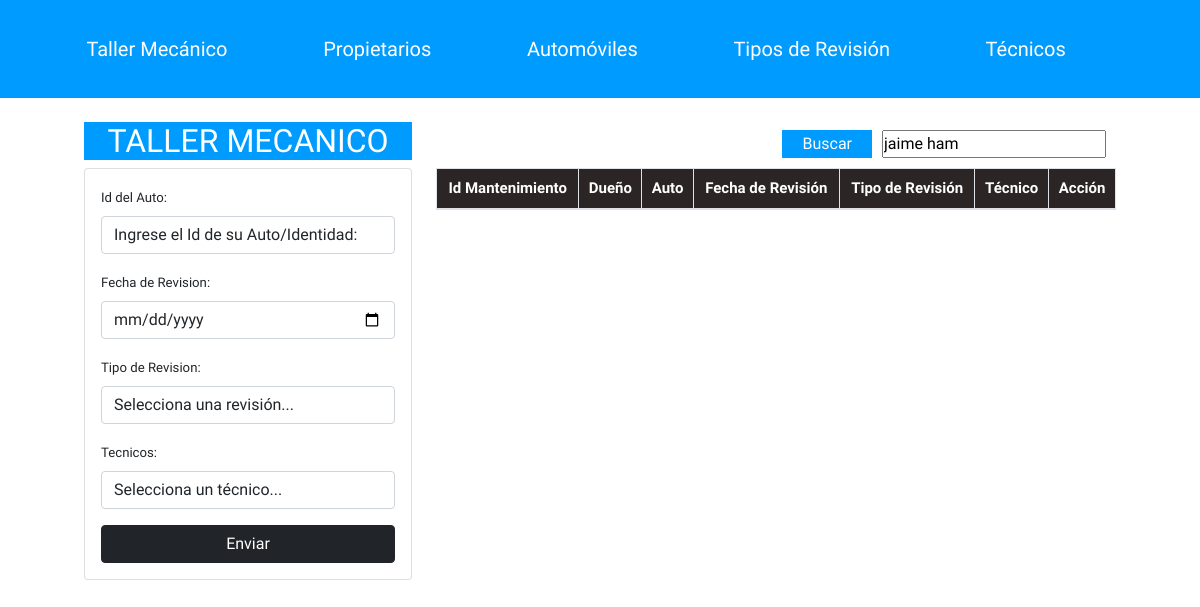
The page /prueba/buscar_index.php?busqueda=Jaime Ham on the database as committed earlier.
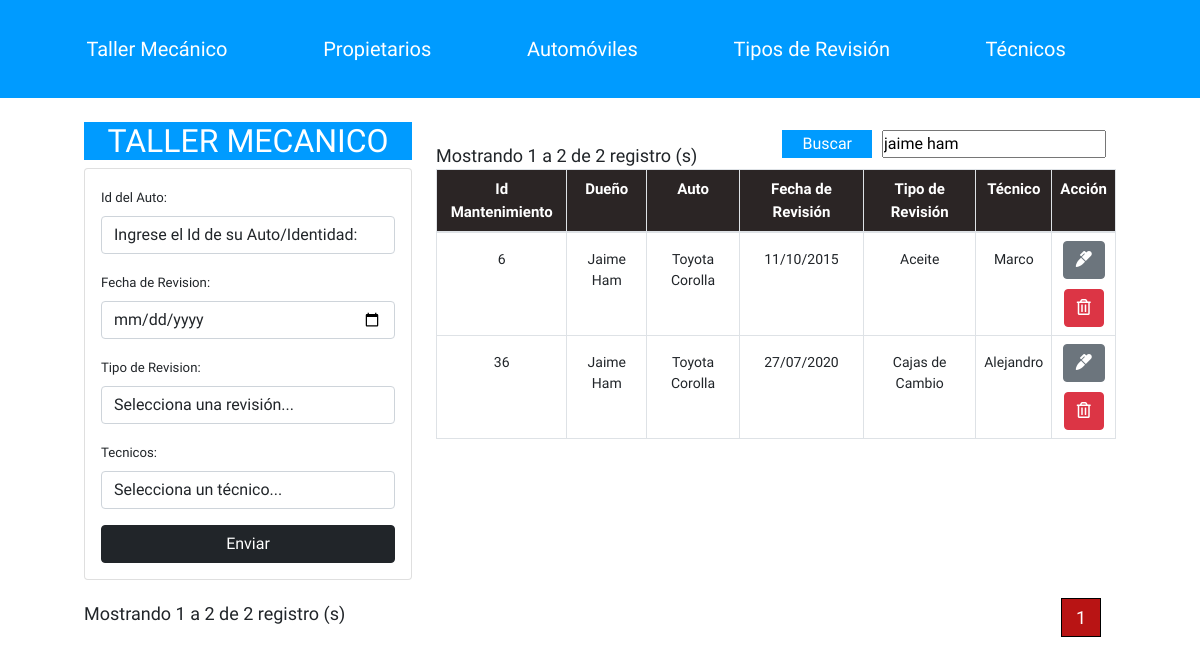
The same page on the database as committed later.
### tables this page shows
CREATE TABLE IF NOT EXISTS `mantenimiento` (
  `IdMantenimiento` int(11) NOT NULL AUTO_INCREMENT,
  `IdAuto` int(11) NOT NULL,
  `Fecha_Revision` date NOT NULL,
  `IdTipo_Revision` int(11) NOT NULL,
  `IdTecnico` int(11) NOT NULL,
  PRIMARY KEY (`IdMantenimiento`),
  KEY `FK_mantenimiento_auto_ID_idx` (`IdAuto`),
  KEY `FK_mantenimiento_tipoRevision_ID_idx` (`IdTipo_Revision`),
  KEY `FK_mantenimiento_tecnico_ID_idx` (`IdTecnico`)
);

CREATE TABLE IF NOT EXISTS `propietarios` (
  `Identidad` int(11) NOT NULL,
  `Nombre_Propietario` varchar(255) NOT NULL,
  PRIMARY KEY (`Identidad`)
);

CREATE TABLE IF NOT EXISTS `automoviles` (
  `IdAuto` int(11) NOT NULL AUTO_INCREMENT,
  `Identidad` int(20) NOT NULL,
  `Marca` varchar(100) NOT NULL,
  `Modelo` varchar(100) NOT NULL,
  `Anio` int(4) NOT NULL,
  PRIMARY KEY (`IdAuto`),
  KEY `FK_auto_propietario_ID_idx` (`Identidad`)
);

CREATE TABLE IF NOT EXISTS `tipo_revision` (
  `IdTipo_Revision` int(11) NOT NULL AUTO_INCREMENT,
  `Tipo_Revision` varchar(100) NOT NULL,
  PRIMARY KEY (`IdTipo_Revision`)
);

CREATE TABLE IF NOT EXISTS `tecnicos` (
  `IdTecnico` int(11) NOT NULL AUTO_INCREMENT,
  `Nombre_Tecnico` varchar(100) NOT NULL,
  PRIMARY KEY (`IdTecnico`)
);

### prueba/buscar_index.php (the view, shortened to what this page needs)
<?php include("db.php")?>
<?php include("Includes/header.php")?>
<div class="container p-4">
<div class="row">
        <div class="col-md-4"><div class="titulo">
        <CENTER><H2 class = "letras">TALLER MECANICO</H2></CENTER></div>
            <div class="card card-body">
                <form action="save_register.php" method = "POST">
                    <div class="form-group">
                        <label>Id del Auto:</label>
                        <select name = 'IdAuto_Index' class = "form-control">
                        <option value="0">Ingrese el Id de su Auto/Identidad:</option>
                         </select>
                    </div>
                    <div class="form-group">
                        <label>Fecha de Revision:</label>
                        <input type = "date" name="Fecha_Revision" class = "form-control"
                        placeholder = "Ingrese una fecha">
                    </div>
                    <div class="form-group">
                        <label>Tipo de Revision:</label><br>
                        <select name="Lista_Revision" class = "form-control">
                            <option value="0" Selected>Selecciona una revisi&oacute;n...</option>
                        </select>
                    </div>
                    <div class="form-group">
                        <label>Tecnicos:</label><br>
                        <select name="Lista_Tecnicos" required class = "form-control">
                            <option value="0" Selected>Selecciona un t&eacute;cnico...</option>
                        </select>
                    </div>
                    <div class="d-grid">
                    <input type="submit" class = "btn btn-dark btn-block"
                    name = "save_register" value = "Enviar">
                    </div>
                </form>
            </div>
        </div>
        <div class="col-md-8">
        <?php $busqueda = strtolower($_REQUEST['busqueda']);
        ?>
            <form action="buscar_index.php" method = "get" class= "form_search">
        <input type="submit" value= "Buscar" class="btn_search">
        <input type="text" name = "busqueda" id= "busqueda" pattern = "[a-z A-Z Á-Ú 0-9 á-ú Ñ-ñ]+" placeholder = "Buscar" value="<?php echo $busqueda;?>">
            </form>
<?php
                $sql_registe = mysqli_query($conn,"SELECT COUNT( * ) AS total_registro
                FROM mantenimiento
                INNER JOIN automoviles ON mantenimiento.IdAuto = automoviles.IdAuto
                INNER JOIN tecnicos ON mantenimiento.IdTecnico = tecnicos.IdTecnico
                INNER JOIN tipo_revision ON mantenimiento.IdTipo_Revision = tipo_revision.IdTipo_Revision
                INNER JOIN propietarios ON automoviles.Identidad = propietarios.Identidad
                    Where(
                        Nombre_Propietario Like '%$busqueda%' OR
                        Marca Like '%$busqueda%' OR
                        Tipo_Revision Like '%$busqueda%' OR
                        Nombre_Tecnico Like '%$busqueda%' OR
                        Fecha_Revision Like '%$busqueda%' Or
                        automoviles.Identidad Like '%$busqueda%'
                    )");
                $result_register = mysqli_fetch_array($sql_registe);
                $total_registro = $result_register['total_registro'];
                $por_Pagina = 10;
                if(empty($_GET['pagina'])){
                    $pagina = 1;
                }else{
                    $pagina = $_GET['pagina'];
                }
                $desde = ($pagina-1) * $por_Pagina;
                $total_paginas = ceil($total_registro / $por_Pagina);
                ?>
            <table class = "table table-bordered">
                <?php if($total_registro !=0){?>
            <div class="TotalRegistro">
        Mostrando <?php echo $desde+1;?> a <?php if($desde+$por_Pagina <= $total_registro){
    echo $desde + $por_Pagina;}else{ echo $total_registro;}?> de <?php echo $total_registro;?> registro (s)</div><?php }?>
                <thead>
                    <tr>
                        <th>Id Mantenimiento</th>
                        <th>Dueño</th>
                        <th>Auto</th>
                        <th>Fecha de Revisi&oacute;n</th>
                        <th>Tipo de Revisi&oacute;n</th>
                        <th>T&eacute;cnico</th>
                        <th>Acci&oacute;n</th>
                    </tr>
                </thead>
                <tbody>
                    <?php
                    $query = "SELECT *
                    FROM mantenimiento
                    INNER JOIN automoviles ON mantenimiento.IdAuto = automoviles.IdAuto
                    INNER JOIN tecnicos ON mantenimiento.IdTecnico = tecnicos.IdTecnico
                    INNER JOIN tipo_revision ON mantenimiento.IdTipo_Revision = tipo_revision.IdTipo_Revision
                    INNER JOIN propietarios ON automoviles.Identidad = propietarios.Identidad
                    Where(
                        Nombre_Propietario Like '%$busqueda%' OR
                        Marca Like '%$busqueda%' OR
                        Tipo_Revision Like '%$busqueda%' OR
                        Nombre_Tecnico Like '%$busqueda%' OR
                        Fecha_Revision Like '%$busqueda%'Or
                        automoviles.Identidad Like '%$busqueda%'
                    )ORDER BY IdMantenimiento ASC
                    LIMIT $desde,$por_Pagina";
                    $result_taller = mysqli_query($conn,$query);
                    while($row = mysqli_fetch_array($result_taller)){
                        $idMante = $row['IdTecnico'];
                        $conTec = "SELECT * FROM tecnicos where IdTecnico = $idMante";
                        $EnvConTec = mysqli_query($conn,$conTec);
                        $Tec = mysqli_fetch_array($EnvConTec);
                        $idTipRev = $row['IdTipo_Revision'];
                        $conTipRev = "SELECT * FROM tipo_revision where IdTipo_Revision = $idTipRev";
                        $EnvConTipRev = mysqli_query($conn,$conTipRev);
                        $Nom = mysqli_fetch_array($EnvConTipRev);
                        $idTipAuto = $row['IdAuto'];
                        $conIdAuto = "SELECT * from automoviles where IdAuto = $idTipAuto";
                        $EnvConIdAuto = mysqli_query($conn,$conIdAuto);
                        $IdProp = mysqli_fetch_array($EnvConIdAuto);
                        $identidad = $IdProp['Identidad'];
                        $conProp = "SELECT * FROM propietarios where Identidad = $identidad";
                        $EnvConProp = mysqli_query($conn,$conProp);
                        $NomProp = mysqli_fetch_array($EnvConProp);
                        $conAuto = "SELECT * from automoviles where IdAuto = $idTipAuto";
                        $EnvConAuto = mysqli_query($conn,$conAuto);
                        $conMarcaModelo = mysqli_fetch_array($EnvConAuto);
                        $Mante = $row['IdMantenimiento'];
                        $ConsulFecha = "SELECT DATE_FORMAT(Fecha_Revision,'%d/%m/%Y') as Fecha from mantenimiento where IdMantenimiento = $Mante";
                        $EnvConFecha = mysqli_query($conn,$ConsulFecha);
                        $convertida = mysqli_fetch_array($EnvConFecha);
                        ?>
                        <div class="alinear">
                        <tr>
                            <td><?php echo $row['IdMantenimiento'] ?></td>
                            <td><?php echo $NomProp['Nombre_Propietario']?></td>
                            <td><?php echo $conMarcaModelo['Marca'], " ",$conMarcaModelo['Modelo']?></td>
                            <td><?php echo $convertida['Fecha'] ?></td>
                            <td><?php echo $Nom['Tipo_Revision'] ?></td>
                            <td><?php echo $Tec['Nombre_Tecnico'] ?></td>
                            <td><div class="enlace">
                                <a href="edit.php?id_Edit_Index=<?php echo $row['IdMantenimiento']?>" class = "btn btn-secondary">
                                    <i class = "fas fa-marker"></i>
                                </a></div>
                                <a href="delete_register.php?id_Del_Index=<?php echo $row['IdMantenimiento']?>" class = "btn btn-danger">
                                    <i class = "far fa-trash-alt"></i>
                                </a>
                            </td>
                        </tr>
                        </div>
                   <?php }?>
                </tbody>
            </table>
        </div>
    </div>
    <?php
$primera = $pagina -($pagina % 5) +1;
$ultima = $primera +4 > $total_paginas ? $total_paginas : $primera + 4;
?>
<?php if($total_registro != 0){?>
    <div class="TotalRegistro">
        Mostrando <?php echo $desde+1;?> a <?php if($desde+$por_Pagina <= $total_registro){
    echo $desde + $por_Pagina;}else{ echo $total_registro;}?> de <?php echo $total_registro;?> registro (s)</div>
<div class="paginador">
            <ul>
                <?php
                for($i = $primera; $i <= $ultima; $i++){
                    if($i == $pagina){
                        echo '<li class= "PageSelected">'.$i.'</li>';
                    }else{
                        echo '<li> <a href = "?pagina='.$i.'&busqueda='.$busqueda.'">'.$i.'</a></li>';
                    }
                }
                ?>
            </ul>
        </div>
        <?php }?>
</div>
<?php include("Includes/footer.php");?>

### prueba/Includes/header.php (shortened to what this page needs)
<!DOCTYPE html>
<html lang="en">
<head>
        <link rel="stylesheet" href="https://bootswatch.com/4/yeti/bootstrap.min.css">
        <link href="https://cdn.jsdelivr.net/npm/bootstrap@5.1.3/dist/css/bootstrap.min.css" rel="stylesheet">
        <link rel="stylesheet" href="https://use.fontawesome.com/releases/v5.6.3/css/all.css">
        <link rel="stylesheet" href="estilos.css">
    </head>
<body>
<nav class = "navbar navbar-dark" style="background-color: #009BFF;">
<div class="container">
<a href="index.php" class = "navbar-brand">Taller Mec&aacute;nico</a>
    <ul class = "nav-menu">
        <li>
            <a href="propietarios.php">Propietarios</a>
        </li>
        <li>
            <a href="autos.php">Autom&oacute;viles</a>
        </li>
        <li>
            <a href="tipoRevision.php">Tipos de Revisi&oacute;n</a>
        </li>
        <li>
            <a href="tecnico.php">T&eacute;cnicos</a>
        </li>
    </ul>
</div>
</nav>

### prueba/Includes/footer.php (shortened to what this page needs)
</body>
</html>

### prueba/estilos.css (style rules this page uses)
* { margin: 0; box-sizing: border-box; padding: 0; }
body { font-family: 'Andada Pro', serif; background-color: #ffffff; }
a { color: #ffffff; text-decoration: #ffffff; list-style: none; }
.table.table-bordered th { text-align: center; background-color: rgb(43, 37, 37); vertical-align: 18px; color: #fff; font-size: 15px; }
.table.table-bordered td { background-color: #fff; text-align: center; vertical-align: 18px; font-size: 14px; }
ul { list-style: none; }
.container { width: 90%; margin: auto; }
.navbar ul { display:flex; }
.navbar ul li { padding: 10px; padding-top: 26px; padding-bottom: 10px; font-size: 20px; }
.navbar ul.nav-menu { flex: 1; justify-content: space-around; }
.navbar ul li a { color: #ffffff; text-decoration-color: #009BFF; list-style: none; }
.enlace { padding-bottom: 10px; }
.paginador ul { padding: 15px; list-style: none; margin-top: -40px; display: flex; justify-content: flex-end; }
.paginador a, .PageSelected { margin-top: -4px; color: #000; padding: 5px; display: inline-block; font-size: 18px; text-align: center; width: 40px; text-decoration: none; }
.PageSelected { color: #fff; background: #b81414; border: 1px solid #000; }
.form_search { display: flex; float: right; background: initial; padding: 10px; border-radius: 10px; margin-top: -2px; }
.form_search .btn_search { background: #009BFF; color: #fff; padding: 0px 20px; border: 0px; cursor: pointer; margin-right: 10px; margin-left: -30px; }
.titulo { background: #009BFF; color: #fff; }
.TotalRegistro { font-size: 18px; margin-right: 27px; margin-top: 20px; width: 305px; }

Rows that differ between the two databases and show on the page:
added mantenimiento: IdMantenimiento "6", propietarios.Nombre_Propietario "Jaime Ham", IdAuto.Marca "Toyota", IdAuto.Modelo "Corolla", Fecha "11/10/2015", IdTipo_Revision.Tipo_Revision "Aceite", IdTecnico.Nombre_Tecnico "Marco"
added mantenimiento: IdMantenimiento "36", propietarios.Nombre_Propietario "Jaime Ham", IdAuto.Marca "Toyota", IdAuto.Modelo "Corolla", Fecha "27/07/2020", IdTipo_Revision.Tipo_Revision "Cajas de Cambio", IdTecnico.Nombre_Tecnico "Alejandro"
Other text that changed with them:
$desde+1: (not shown) → "1"
$total_registro: (not shown) → "2"
text now shown: "Mostrando a de registro (s) Mostrando a de registro (s)"
new list line: "1"
